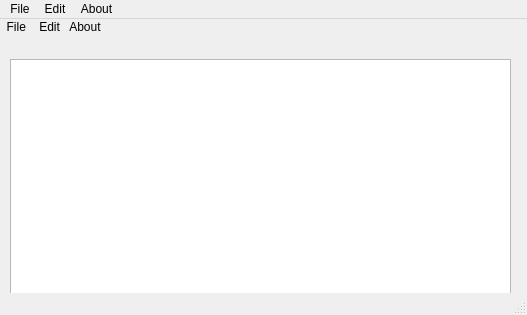
<?xml version="1.0" encoding="UTF-8"?>
<ui version="4.0">
 <class>MainWindow</class>
 <widget class="QMainWindow" name="MainWindow">
  <property name="geometry">
   <rect>
    <x>0</x>
    <y>0</y>
    <width>527</width>
    <height>315</height>
   </rect>
  </property>
  <property name="windowTitle">
   <string>MainWindow</string>
  </property>
  <property name="windowIcon">
   <iconset theme="address-book-new"/>
  </property>
  <property name="iconSize">
   <size>
    <width>30</width>
    <height>30</height>
   </size>
  </property>
  <property name="toolButtonStyle">
   <enum>Qt::ToolButtonTextUnderIcon</enum>
  </property>
  <widget class="QWidget" name="centralwidget">
   <widget class="QTextEdit" name="textEdit">
    <property name="geometry">
     <rect>
      <x>10</x>
      <y>40</y>
      <width>501</width>
      <height>241</height>
     </rect>
    </property>
   </widget>
   <widget class="QLabel" name="label">
    <property name="geometry">
     <rect>
      <x>0</x>
      <y>0</y>
      <width>141</width>
      <height>16</height>
     </rect>
    </property>
    <property name="text">
     <string>  File    Edit   About </string>
    </property>
   </widget>
  </widget>
  <widget class="QMenuBar" name="menubar">
   <property name="geometry">
    <rect>
     <x>0</x>
     <y>0</y>
     <width>527</width>
     <height>21</height>
    </rect>
   </property>
   <widget class="QMenu" name="menuFile">
    <property name="title">
     <string>File</string>
    </property>
    <property name="icon">
     <iconset resource="resoucs.qrc">
      <normaloff>:/new/prefix1/img/file.jpg</normaloff>:/new/prefix1/img/file.jpg</iconset>
    </property>
    <addaction name="actionNew_File"/>
    <addaction name="actionOpen_File"/>
    <addaction name="separator"/>
    <addaction name="actionSave"/>
   </widget>
   <widget class="QMenu" name="menuEdit">
    <property name="title">
     <string>Edit</string>
    </property>
    <property name="icon">
     <iconset resource="resoucs.qrc">
      <normaloff>:/new/prefix1/img/PAST.webp</normaloff>:/new/prefix1/img/PAST.webp</iconset>
    </property>
    <addaction name="actionCopy"/>
    <addaction name="actionPast"/>
    <addaction name="actionCut_2"/>
   </widget>
   <widget class="QMenu" name="menuAbout">
    <property name="title">
     <string>About</string>
    </property>
    <property name="icon">
     <iconset resource="resoucs.qrc">
      <normaloff>:/new/prefix1/img/download.jpg</normaloff>:/new/prefix1/img/download.jpg</iconset>
    </property>
    <addaction name="actionAbout"/>
   </widget>
   <addaction name="menuFile"/>
   <addaction name="menuEdit"/>
   <addaction name="menuAbout"/>
  </widget>
  <widget class="QStatusBar" name="statusbar"/>
  <action name="actionNew_File">
   <property name="icon">
    <iconset resource="resoucs.qrc">
     <normaloff>:/new/prefix1/img/new file.jpg</normaloff>:/new/prefix1/img/new file.jpg</iconset>
   </property>
   <property name="text">
    <string>New  File</string>
   </property>
   <property name="autoRepeat">
    <bool>true</bool>
   </property>
   <property name="visible">
    <bool>true</bool>
   </property>
   <property name="iconVisibleInMenu">
    <bool>true</bool>
   </property>
   <property name="shortcutVisibleInContextMenu">
    <bool>true</bool>
   </property>
  </action>
  <action name="actionOpen_File">
   <property name="icon">
    <iconset resource="resoucs.qrc">
     <normaloff>:/new/prefix1/img/open file.png</normaloff>:/new/prefix1/img/open file.png</iconset>
   </property>
   <property name="text">
    <string>Open File</string>
   </property>
  </action>
  <action name="actionSave">
   <property name="icon">
    <iconset resource="resoucs.qrc">
     <normaloff>:/new/prefix1/img/save.png</normaloff>:/new/prefix1/img/save.png</iconset>
   </property>
   <property name="text">
    <string>Save</string>
   </property>
  </action>
  <action name="actionCopy">
   <property name="icon">
    <iconset resource="resoucs.qrc">
     <normaloff>:/new/prefix1/img/COPY.jpg</normaloff>:/new/prefix1/img/COPY.jpg</iconset>
   </property>
   <property name="text">
    <string>Copy</string>
   </property>
  </action>
  <action name="actionPast">
   <property name="icon">
    <iconset resource="resoucs.qrc">
     <normaloff>:/new/prefix1/img/PAST.webp</normaloff>:/new/prefix1/img/PAST.webp</iconset>
   </property>
   <property name="text">
    <string>Past</string>
   </property>
  </action>
  <action name="actionCut_2">
   <property name="icon">
    <iconset resource="resoucs.qrc">
     <normaloff>:/new/prefix1/img/cut.png</normaloff>:/new/prefix1/img/cut.png</iconset>
   </property>
   <property name="text">
    <string>Cut</string>
   </property>
  </action>
  <action name="actionAbout">
   <property name="icon">
    <iconset resource="resoucs.qrc">
     <normaloff>:/new/prefix1/img/download.png</normaloff>:/new/prefix1/img/download.png</iconset>
   </property>
   <property name="text">
    <string>About</string>
   </property>
  </action>
 </widget>
 <resources>
  <include location="resoucs.qrc"/>
 </resources>
 <connections/>
</ui>
